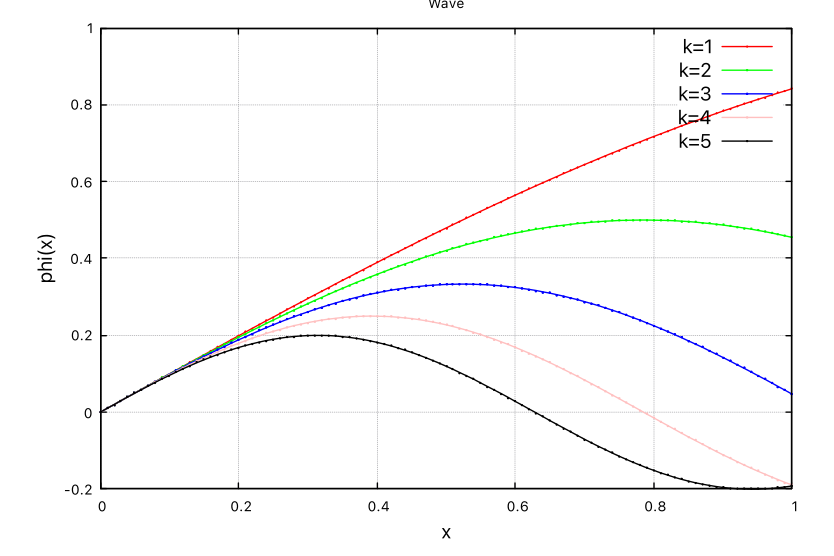

Write the gnuplot code that produced this figure.
reset

# plots Wave

# Settiamo le dimensioni e caratteristiche del canva
set term qt 1 size 600,400
set title "Wave"
set xlabel "x"  font ",14"
set ylabel "phi(x)"  font ",14"

# Settiamo la griglia
set grid

set key         font ",14"
set lmargin at screen 0.12
set rmargin at screen 0.95
set bmargin at screen 0.12
set tmargin at screen 0.95

# Plottiamo effettivamente i file di dati
plot "wave.dat" using 1:2 index 0 w lp ps 0.1 lc rgb "red" title "k=1"
replot "wave.dat" using 1:2 index 1 w lp ps 0.1 lc rgb "green" title "k=2"
replot "wave.dat" using 1:2 index 2 w lp ps 0.1 lc rgb "blue" title "k=3"
replot "wave.dat" using 1:2 index 3 w lp ps 0.1 lc rgb "pink" title "k=4"
replot "wave.dat" using 1:2 index 4 w lp ps 0.1 lc rgb "black" title "k=5"





# plots Wave Residual

# Settiamo le dimensioni e caratteristiche del canva
set term qt 2 size 600,400
set title "Wave Residual"
set xlabel "k"  font ",14"
set ylabel "Residual(k)"  font ",14"

# Settiamo la griglia
set grid

set key         font ",14"
set lmargin at screen 0.12
set rmargin at screen 0.95
set bmargin at screen 0.12
set tmargin at screen 0.95

# Plottiamo effettivamente i file di dati
plot "wave.dat" using 1:2 index 5 w lp ps 0.1 lc rgb "purple" title "Residual"
